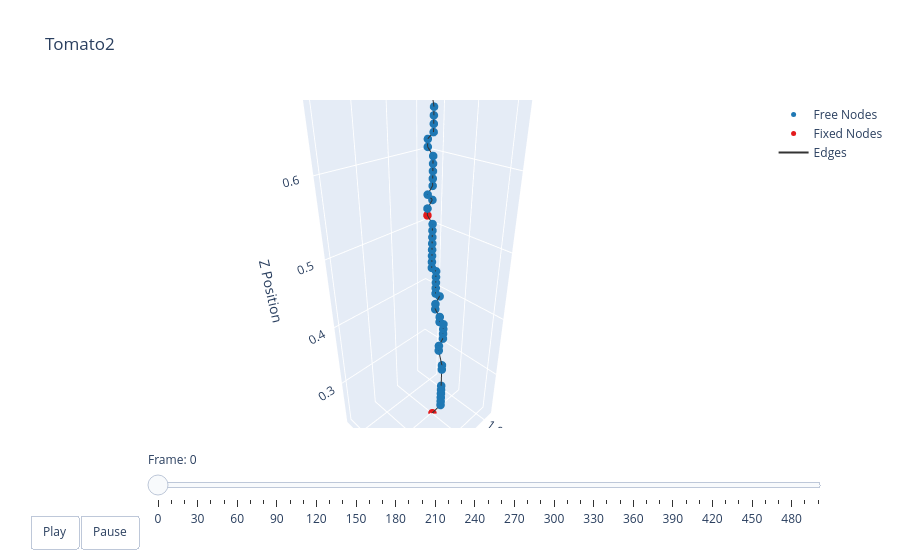

The notebook cell this image was saved under:
### Markdown cell above
### Plotting

### Code cell
t = np.arange(robot.sim_params.total_time, step=robot.sim_params.dt)
options = dismech.AnimationOptions(title='Tomato2', plot_step=10)

fig = dismech.get_interactive_animation_plotly(robot, t, qs , options)
fig.show()

### Figure 1 — Plotly figure (JSON) as saved in the notebook; plotly's stock layout.template omitted (floating-point values rounded to 4 significant figures; data arrays with more than 128 entries replaced by an {"elided": "..."} marker saying what was removed)
{"data": [{"marker": {"color": "#1f78b4", "size": 5}, "mode": "markers", "name": "Free Nodes", "type": "scatter3d", "x": [1.099, 1.099, 1.099, 1.1, 1.1, 1.1, 1.1, 1.1, 1.108, 1.108, 1.1, 1.1, 1.1, 1.1, 1.108, 1.108, 1.108, 1.108, 1.1, 1.108, 1.108, 1.108, 1.108, 1.108, 1.116, 1.116, 1.116, 1.116, 1.116, 1.116, 1.116, 1.116, 1.116, 1.108, 1.116, 1.108, 1.108, 1.108, 1.108, 1.108, 1.108, 1.108, 1.108, 1.108, 1.108, 1.108, 1.116, 1.044, 1.124, 1.044, 1.132, 1.092, 1.052, 1.132, 1.06, 1.084, 1.156, 1.14, 1.14, 1.14, 1.044, 1.052, 1.06, 1.148, 1.036, 1.068, 1.148, 1.14, 1.148, 1.14, 1.188, 1.188, 1.084, 1.092, 1.156, 1.132, 1.172, 1.18, 1.188, 1.18, 1.172, 1.172, 1.204, 1.156, 1.164, 1.164, 1.156, 1.156], "y": [0.01728, 0.01728, 0.01728, 0.01728, 0.01728, 0.01728, 0.01728, 0.01728, 0.01728, 0.01728, 0.01727, 0.01727, 0.01727, 0.01727, 0.01727, 0.01727, 0.009273, 0.009272, 0.009272, 0.009272, 0.009272, 0.009272, 0.009271, 0.009271, 0.009271, 0.009271, 0.009272, 0.009272, 0.009272, 0.009273, 0.009273, 0.009274, 0.001275, 0.001275, 0.001276, 0.001276, 0.001276, 0.001276, 0.001276, 0.001275, -0.006724, -0.006724, 0.001275, 0.001275, 0.001275, 0.001275, 0.001274, 0.01727, 0.009274, 0.01727, -0.01473, 0.009272, 0.01727, 0.01727, 0.01726, 0.01727, 0.01727, 0.02527, 0.03327, -0.03073, 0.02526, 0.02526, 0.03326, -0.03873, 0.03326, 0.04127, -0.07073, -0.05473, -0.04673, -0.03073, -0.006729, 0.001271, 0.05728, 0.06527, -0.07873, -0.05473, -0.05473, -0.04673, -0.03873, -0.01473, -0.006729, 0.001271, -0.04673, -0.01473, -0.006729, 0.01727, 0.02527, 0.03327], "z": [0.2497, 0.2577, 0.2657, 0.2737, 0.2817, 0.2897, 0.3217, 0.3297, 0.3616, 0.3696, 0.3777, 0.3857, 0.3937, 0.4017, 0.4096, 0.4176, 0.4256, 0.4336, 0.4417, 0.4497, 0.4577, 0.4657, 0.4737, 0.4817, 0.4897, 0.4977, 0.5057, 0.5137, 0.5217, 0.5297, 0.5377, 0.5457, 0.5617, 0.5696, 0.5777, 0.5856, 0.5936, 0.6016, 0.6096, 0.6176, 0.6256, 0.6336, 0.6416, 0.6496, 0.6576, 0.6656, 0.6976, 0.6976, 0.7056, 0.7056, 0.7136, 0.7136, 0.7136, 0.7136, 0.7216, 0.7216, 0.7216, 0.7216, 0.7216, 0.7296, 0.7296, 0.7296, 0.7296, 0.7376, 0.7376, 0.7376, 0.7456, 0.7456, 0.7456, 0.7456, 0.7456, 0.7456, 0.7456, 0.7456, 0.7536, 0.7536, 0.7536, 0.7536, 0.7536, 0.7536, 0.7536, 0.7536, 0.7616, 0.7616, 0.7616, 0.7616, 0.7616, 0.7616]}, {"marker": {"color": "#e31a1c", "size": 5}, "mode": "markers", "name": "Fixed Nodes", "type": "scatter3d", "x": [1.099, 1.116], "y": [0.001274, 0.001274], "z": [0.2177, 0.5537]}, {"line": {"color": "#333333", "width": 2}, "mode": "lines", "name": "Edges", "type": "scatter3d", "x": {"elided": "267 float values"}, "y": {"elided": "267 float values"}, "z": {"elided": "267 float values"}}, {"color": "rgba(166, 206, 227, 0.7)", "i": [], "j": [], "k": [], "name": "Faces", "opacity": 0.7, "showscale": false, "type": "mesh3d", "x": [1.099, 1.099, 1.099, 1.099, 1.1, 1.1, 1.1, 1.1, 1.1, 1.108, 1.108, 1.1, 1.1, 1.1, 1.1, 1.108, 1.108, 1.108, 1.108, 1.1, 1.108, 1.108, 1.108, 1.108, 1.108, 1.116, 1.116, 1.116, 1.116, 1.116, 1.116, 1.116, 1.116, 1.116, 1.116, 1.108, 1.116, 1.108, 1.108, 1.108, 1.108, 1.108, 1.108, 1.108, 1.108, 1.108, 1.108, 1.108, 1.116, 1.044, 1.124, 1.044, 1.132, 1.092, 1.052, 1.132, 1.06, 1.084, 1.156, 1.14, 1.14, 1.14, 1.044, 1.052, 1.06, 1.148, 1.036, 1.068, 1.148, 1.14, 1.148, 1.14, 1.188, 1.188, 1.084, 1.092, 1.156, 1.132, 1.172, 1.18, 1.188, 1.18, 1.172, 1.172, 1.204, 1.156, 1.164, 1.164, 1.156, 1.156], "y": [0.001274, 0.01728, 0.01728, 0.01728, 0.01728, 0.01728, 0.01728, 0.01728, 0.01728, 0.01728, 0.01728, 0.01727, 0.01727, 0.01727, 0.01727, 0.01727, 0.01727, 0.009273, 0.009272, 0.009272, 0.009272, 0.009272, 0.009272, 0.009271, 0.009271, 0.009271, 0.009271, 0.009272, 0.009272, 0.009272, 0.009273, 0.009273, 0.009274, 0.001274, 0.001275, 0.001275, 0.001276, 0.001276, 0.001276, 0.001276, 0.001276, 0.001275, -0.006724, -0.006724, 0.001275, 0.001275, 0.001275, 0.001275, 0.001274, 0.01727, 0.009274, 0.01727, -0.01473, 0.009272, 0.01727, 0.01727, 0.01726, 0.01727, 0.01727, 0.02527, 0.03327, -0.03073, 0.02526, 0.02526, 0.03326, -0.03873, 0.03326, 0.04127, -0.07073, -0.05473, -0.04673, -0.03073, -0.006729, 0.001271, 0.05728, 0.06527, -0.07873, -0.05473, -0.05473, -0.04673, -0.03873, -0.01473, -0.006729, 0.001271, -0.04673, -0.01473, -0.006729, 0.01727, 0.02527, 0.03327], "z": [0.2177, 0.2497, 0.2577, 0.2657, 0.2737, 0.2817, 0.2897, 0.3217, 0.3297, 0.3616, 0.3696, 0.3777, 0.3857, 0.3937, 0.4017, 0.4096, 0.4176, 0.4256, 0.4336, 0.4417, 0.4497, 0.4577, 0.4657, 0.4737, 0.4817, 0.4897, 0.4977, 0.5057, 0.5137, 0.5217, 0.5297, 0.5377, 0.5457, 0.5537, 0.5617, 0.5696, 0.5777, 0.5856, 0.5936, 0.6016, 0.6096, 0.6176, 0.6256, 0.6336, 0.6416, 0.6496, 0.6576, 0.6656, 0.6976, 0.6976, 0.7056, 0.7056, 0.7136, 0.7136, 0.7136, 0.7136, 0.7216, 0.7216, 0.7216, 0.7216, 0.7216, 0.7296, 0.7296, 0.7296, 0.7296, 0.7376, 0.7376, 0.7376, 0.7456, 0.7456, 0.7456, 0.7456, 0.7456, 0.7456, 0.7456, 0.7456, 0.7536, 0.7536, 0.7536, 0.7536, 0.7536, 0.7536, 0.7536, 0.7536, 0.7616, 0.7616, 0.7616, 0.7616, 0.7616, 0.7616]}], "layout": {"scene": {"camera": {"eye": {"x": 1.225, "y": 1.225, "z": 1.0}}, "xaxis": {"range": [1.032, 1.207], "title": {"text": "X Position"}}, "yaxis": {"range": [-0.07884, 0.06539], "title": {"text": "Y Position"}}, "zaxis": {"range": [0.2177, 0.7616], "title": {"text": "Z Position"}}}, "sliders": [{"currentvalue": {"prefix": "Frame: "}, "steps": [{"args": [["0"], {"frame": {"duration": 50, "redraw": true}, "mode": "immediate"}], "label": "0", "method": "animate"}, {"args": [["1"], {"frame": {"duration": 50, "redraw": true}, "mode": "immediate"}], "label": "10", "method": "animate"}, {"args": [["2"], {"frame": {"duration": 50, "redraw": true}, "mode": "immediate"}], "label": "20", "method": "animate"}, {"args": [["3"], {"frame": {"duration": 50, "redraw": true}, "mode": "immediate"}], "label": "30", "method": "animate"}, {"args": [["4"], {"frame": {"duration": 50, "redraw": true}, "mode": "immediate"}], "label": "40", "method": "animate"}, {"args": [["5"], {"frame": {"duration": 50, "redraw": true}, "mode": "immediate"}], "label": "50", "method": "animate"}, {"args": [["6"], {"frame": {"duration": 50, "redraw": true}, "mode": "immediate"}], "label": "60", "method": "animate"}, {"args": [["7"], {"frame": {"duration": 50, "redraw": true}, "mode": "immediate"}], "label": "70", "method": "animate"}, {"args": [["8"], {"frame": {"duration": 50, "redraw": true}, "mode": "immediate"}], "label": "80", "method": "animate"}, {"args": [["9"], {"frame": {"duration": 50, "redraw": true}, "mode": "immediate"}], "label": "90", "method": "animate"}, {"args": [["10"], {"frame": {"duration": 50, "redraw": true}, "mode": "immediate"}], "label": "100", "method": "animate"}, {"args": [["11"], {"frame": {"duration": 50, "redraw": true}, "mode": "immediate"}], "label": "110", "method": "animate"}, {"args": [["12"], {"frame": {"duration": 50, "redraw": true}, "mode": "immediate"}], "label": "120", "method": "animate"}, {"args": [["13"], {"frame": {"duration": 50, "redraw": true}, "mode": "immediate"}], "label": "130", "method": "animate"}, {"args": [["14"], {"frame": {"duration": 50, "redraw": true}, "mode": "immediate"}], "label": "140", "method": "animate"}, {"args": [["15"], {"frame": {"duration": 50, "redraw": true}, "mode": "immediate"}], "label": "150", "method": "animate"}, {"args": [["16"], {"frame": {"duration": 50, "redraw": true}, "mode": "immediate"}], "label": "160", "method": "animate"}, {"args": [["17"], {"frame": {"duration": 50, "redraw": true}, "mode": "immediate"}], "label": "170", "method": "animate"}, {"args": [["18"], {"frame": {"duration": 50, "redraw": true}, "mode": "immediate"}], "label": "180", "method": "animate"}, {"args": [["19"], {"frame": {"duration": 50, "redraw": true}, "mode": "immediate"}], "label": "190", "method": "animate"}, {"args": [["20"], {"frame": {"duration": 50, "redraw": true}, "mode": "immediate"}], "label": "200", "method": "animate"}, {"args": [["21"], {"frame": {"duration": 50, "redraw": true}, "mode": "immediate"}], "label": "210", "method": "animate"}, {"args": [["22"], {"frame": {"duration": 50, "redraw": true}, "mode": "immediate"}], "label": "220", "method": "animate"}, {"args": [["23"], {"frame": {"duration": 50, "redraw": true}, "mode": "immediate"}], "label": "230", "method": "animate"}, {"args": [["24"], {"frame": {"duration": 50, "redraw": true}, "mode": "immediate"}], "label": "240", "method": "animate"}, {"args": [["25"], {"frame": {"duration": 50, "redraw": true}, "mode": "immediate"}], "label": "250", "method": "animate"}, {"args": [["26"], {"frame": {"duration": 50, "redraw": true}, "mode": "immediate"}], "label": "260", "method": "animate"}, {"args": [["27"], {"frame": {"duration": 50, "redraw": true}, "mode": "immediate"}], "label": "270", "method": "animate"}, {"args": [["28"], {"frame": {"duration": 50, "redraw": true}, "mode": "immediate"}], "label": "280", "method": "animate"}, {"args": [["29"], {"frame": {"duration": 50, "redraw": true}, "mode": "immediate"}], "label": "290", "method": "animate"}, {"args": [["30"], {"frame": {"duration": 50, "redraw": true}, "mode": "immediate"}], "label": "300", "method": "animate"}, {"args": [["31"], {"frame": {"duration": 50, "redraw": true}, "mode": "immediate"}], "label": "310", "method": "animate"}, {"args": [["32"], {"frame": {"duration": 50, "redraw": true}, "mode": "immediate"}], "label": "320", "method": "animate"}, {"args": [["33"], {"frame": {"duration": 50, "redraw": true}, "mode": "immediate"}], "label": "330", "method": "animate"}, {"args": [["34"], {"frame": {"duration": 50, "redraw": true}, "mode": "immediate"}], "label": "340", "method": "animate"}, {"args": [["35"], {"frame": {"duration": 50, "redraw": true}, "mode": "immediate"}], "label": "350", "method": "animate"}, {"args": [["36"], {"frame": {"duration": 50, "redraw": true}, "mode": "immediate"}], "label": "360", "method": "animate"}, {"args": [["37"], {"frame": {"duration": 50, "redraw": true}, "mode": "immediate"}], "label": "370", "method": "animate"}, {"args": [["38"], {"frame": {"duration": 50, "redraw": true}, "mode": "immediate"}], "label": "380", "method": "animate"}, {"args": [["39"], {"frame": {"duration": 50, "redraw": true}, "mode": "immediate"}], "label": "390", "method": "animate"}, {"args": [["40"], {"frame": {"duration": 50, "redraw": true}, "mode": "immediate"}], "label": "400", "method": "animate"}, {"args": [["41"], {"frame": {"duration": 50, "redraw": true}, "mode": "immediate"}], "label": "410", "method": "animate"}, {"args": [["42"], {"frame": {"duration": 50, "redraw": true}, "mode": "immediate"}], "label": "420", "method": "animate"}, {"args": [["43"], {"frame": {"duration": 50, "redraw": true}, "mode": "immediate"}], "label": "430", "method": "animate"}, {"args": [["44"], {"frame": {"duration": 50, "redraw": true}, "mode": "immediate"}], "label": "440", "method": "animate"}, {"args": [["45"], {"frame": {"duration": 50, "redraw": true}, "mode": "immediate"}], "label": "450", "method": "animate"}, {"args": [["46"], {"frame": {"duration": 50, "redraw": true}, "mode": "immediate"}], "label": "460", "method": "animate"}, {"args": [["47"], {"frame": {"duration": 50, "redraw": true}, "mode": "immediate"}], "label": "470", "method": "animate"}, {"args": [["48"], {"frame": {"duration": 50, "redraw": true}, "mode": "immediate"}], "label": "480", "method": "animate"}, {"args": [["49"], {"frame": {"duration": 50, "redraw": true}, "mode": "immediate"}], "label": "490", "method": "animate"}, {"args": [["50"], {"frame": {"duration": 50, "redraw": true}, "mode": "immediate"}], "label": "499", "method": "animate"}], "transition": {"duration": 0}, "x": 0.1, "y": 0}], "title": {"text": "Tomato2"}, "updatemenus": [{"buttons": [{"args": [null, {"frame": {"duration": 50, "redraw": true}, "fromcurrent": true}], "label": "Play", "method": "animate"}, {"args": [[null], {"frame": {"duration": 0, "redraw": true}, "mode": "immediate"}], "label": "Pause", "method": "animate"}], "direction": "left", "pad": {"r": 10, "t": 87}, "showactive": false, "type": "buttons", "x": 0.1, "xanchor": "right", "y": 0, "yanchor": "top"}]}}
